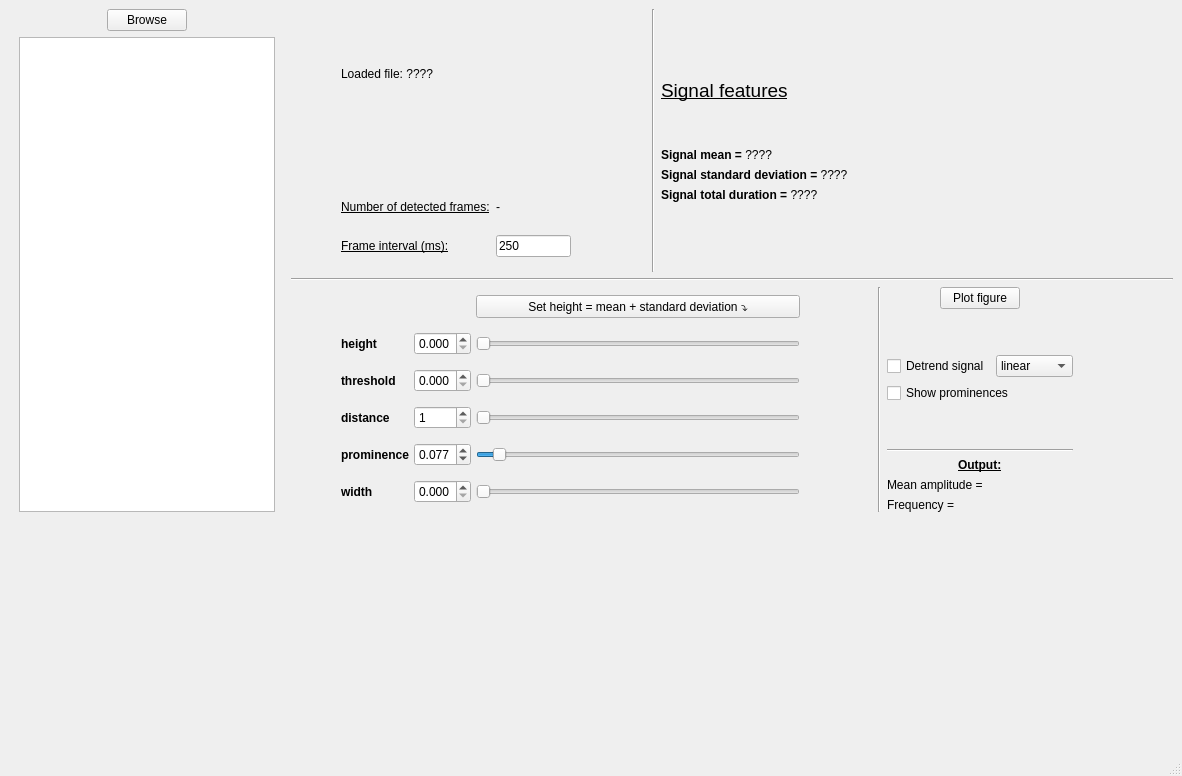
<?xml version="1.0" encoding="UTF-8"?>
<ui version="4.0">
 <class>MainWindow</class>
 <widget class="QMainWindow" name="MainWindow">
  <property name="geometry">
   <rect>
    <x>0</x>
    <y>0</y>
    <width>1182</width>
    <height>776</height>
   </rect>
  </property>
  <property name="windowTitle">
   <string>S-CaSa: A Standardized method for Calcium Signal Analysis </string>
  </property>
  <widget class="QWidget" name="centralwidget">
   <layout class="QVBoxLayout" name="verticalLayout_5">
    <item>
     <layout class="QVBoxLayout" name="verticalLayout_4">
      <item>
       <layout class="QHBoxLayout" name="horizontalLayout_4" stretch="0,1">
        <item>
         <layout class="QVBoxLayout" name="verticalLayout">
          <property name="leftMargin">
           <number>10</number>
          </property>
          <property name="rightMargin">
           <number>10</number>
          </property>
          <item alignment="Qt::AlignmentFlag::AlignHCenter|Qt::AlignmentFlag::AlignVCenter">
           <widget class="QPushButton" name="browseButton">
            <property name="sizePolicy">
             <sizepolicy hsizetype="Fixed" vsizetype="Fixed">
              <horstretch>0</horstretch>
              <verstretch>0</verstretch>
             </sizepolicy>
            </property>
            <property name="text">
             <string>Browse</string>
            </property>
           </widget>
          </item>
          <item>
           <widget class="QTableView" name="tableView">
            <property name="sizePolicy">
             <sizepolicy hsizetype="Expanding" vsizetype="Expanding">
              <horstretch>0</horstretch>
              <verstretch>0</verstretch>
             </sizepolicy>
            </property>
            <property name="minimumSize">
             <size>
              <width>180</width>
              <height>0</height>
             </size>
            </property>
           </widget>
          </item>
         </layout>
        </item>
        <item>
         <layout class="QVBoxLayout" name="verticalLayout_3">
          <item>
           <layout class="QHBoxLayout" name="horizontalLayout" stretch="1,0,0,1">
            <property name="leftMargin">
             <number>50</number>
            </property>
            <item>
             <layout class="QVBoxLayout" name="verticalLayout_7">
              <item>
               <layout class="QHBoxLayout" name="horizontalLayout_5" stretch="0">
                <item>
                 <widget class="QLabel" name="fileNameLabel">
                  <property name="font">
                   <font>
                    <bold>false</bold>
                   </font>
                  </property>
                  <property name="text">
                   <string>&lt;html&gt;&lt;head/&gt;&lt;body&gt;&lt;p&gt;&lt;span style=&quot; font-weight:700;&quot;&gt;Loaded file: &lt;/span&gt;????&lt;/p&gt;&lt;/body&gt;&lt;/html&gt;</string>
                  </property>
                 </widget>
                </item>
               </layout>
              </item>
              <item>
               <layout class="QGridLayout" name="gridLayout_2" rowstretch="0,0">
                <property name="topMargin">
                 <number>40</number>
                </property>
                <property name="bottomMargin">
                 <number>15</number>
                </property>
                <property name="verticalSpacing">
                 <number>-1</number>
                </property>
                <item row="0" column="1">
                 <widget class="QLabel" name="frameCountValue">
                  <property name="text">
                   <string>-</string>
                  </property>
                 </widget>
                </item>
                <item row="1" column="0">
                 <widget class="QLabel" name="frameIntervalLabel">
                  <property name="font">
                   <font>
                    <underline>true</underline>
                   </font>
                  </property>
                  <property name="text">
                   <string>Frame interval (ms):</string>
                  </property>
                 </widget>
                </item>
                <item row="0" column="0">
                 <widget class="QLabel" name="frameCountLabel">
                  <property name="font">
                   <font>
                    <underline>true</underline>
                   </font>
                  </property>
                  <property name="text">
                   <string>Number of detected frames:</string>
                  </property>
                 </widget>
                </item>
                <item row="1" column="1">
                 <widget class="QLineEdit" name="frameIntervalLineEdit">
                  <property name="sizePolicy">
                   <sizepolicy hsizetype="Fixed" vsizetype="Fixed">
                    <horstretch>0</horstretch>
                    <verstretch>0</verstretch>
                   </sizepolicy>
                  </property>
                  <property name="maximumSize">
                   <size>
                    <width>75</width>
                    <height>16777215</height>
                   </size>
                  </property>
                  <property name="focusPolicy">
                   <enum>Qt::FocusPolicy::ClickFocus</enum>
                  </property>
                  <property name="text">
                   <string>250</string>
                  </property>
                 </widget>
                </item>
                <item row="0" column="2">
                 <spacer name="horizontalSpacer_2">
                  <property name="orientation">
                   <enum>Qt::Orientation::Horizontal</enum>
                  </property>
                  <property name="sizeHint" stdset="0">
                   <size>
                    <width>40</width>
                    <height>20</height>
                   </size>
                  </property>
                 </spacer>
                </item>
               </layout>
              </item>
             </layout>
            </item>
            <item>
             <widget class="Line" name="line">
              <property name="orientation">
               <enum>Qt::Orientation::Vertical</enum>
              </property>
             </widget>
            </item>
            <item>
             <layout class="QVBoxLayout" name="verticalLayout_6">
              <property name="topMargin">
               <number>70</number>
              </property>
              <property name="rightMargin">
               <number>20</number>
              </property>
              <property name="bottomMargin">
               <number>70</number>
              </property>
              <item>
               <widget class="QLabel" name="label">
                <property name="font">
                 <font>
                  <pointsize>14</pointsize>
                  <underline>true</underline>
                 </font>
                </property>
                <property name="text">
                 <string>Signal features</string>
                </property>
               </widget>
              </item>
              <item>
               <spacer name="verticalSpacer_3">
                <property name="orientation">
                 <enum>Qt::Orientation::Vertical</enum>
                </property>
                <property name="sizeHint" stdset="0">
                 <size>
                  <width>20</width>
                  <height>40</height>
                 </size>
                </property>
               </spacer>
              </item>
              <item>
               <widget class="QLabel" name="meanSignalLabel">
                <property name="font">
                 <font>
                  <bold>false</bold>
                 </font>
                </property>
                <property name="text">
                 <string>&lt;html&gt;&lt;head/&gt;&lt;body&gt;&lt;p&gt;&lt;span style=&quot; font-weight:700;&quot;&gt;Signal mean =&lt;/span&gt; ????&lt;/p&gt;&lt;/body&gt;&lt;/html&gt;</string>
                </property>
               </widget>
              </item>
              <item>
               <widget class="QLabel" name="stdSignalLabel">
                <property name="font">
                 <font>
                  <bold>false</bold>
                 </font>
                </property>
                <property name="text">
                 <string>&lt;html&gt;&lt;head/&gt;&lt;body&gt;&lt;p&gt;&lt;span style=&quot; font-weight:700;&quot;&gt;Signal standard deviation =&lt;/span&gt; ????&lt;/p&gt;&lt;/body&gt;&lt;/html&gt;</string>
                </property>
               </widget>
              </item>
              <item>
               <widget class="QLabel" name="durationSignalLabel">
                <property name="font">
                 <font>
                  <bold>false</bold>
                 </font>
                </property>
                <property name="text">
                 <string>&lt;html&gt;&lt;head/&gt;&lt;body&gt;&lt;p&gt;&lt;span style=&quot; font-weight:700;&quot;&gt;Signal total duration =&lt;/span&gt; ????&lt;/p&gt;&lt;/body&gt;&lt;/html&gt;</string>
                </property>
               </widget>
              </item>
             </layout>
            </item>
            <item>
             <spacer name="horizontalSpacer_3">
              <property name="orientation">
               <enum>Qt::Orientation::Horizontal</enum>
              </property>
              <property name="sizeHint" stdset="0">
               <size>
                <width>40</width>
                <height>20</height>
               </size>
              </property>
             </spacer>
            </item>
           </layout>
          </item>
          <item>
           <widget class="Line" name="line_4">
            <property name="orientation">
             <enum>Qt::Orientation::Horizontal</enum>
            </property>
           </widget>
          </item>
          <item>
           <layout class="QHBoxLayout" name="horizontalLayout_3" stretch="1,0,0">
            <property name="leftMargin">
             <number>50</number>
            </property>
            <property name="rightMargin">
             <number>100</number>
            </property>
            <item>
             <layout class="QGridLayout" name="gridLayout" columnstretch="0,0,0,0,0">
              <property name="horizontalSpacing">
               <number>5</number>
              </property>
              <item row="4" column="1">
               <widget class="QDoubleSpinBox" name="prominenceDoubleSpinBox">
                <property name="keyboardTracking">
                 <bool>false</bool>
                </property>
                <property name="decimals">
                 <number>3</number>
                </property>
                <property name="maximum">
                 <double>1.500000000000000</double>
                </property>
                <property name="singleStep">
                 <double>0.001000000000000</double>
                </property>
                <property name="value">
                 <double>0.077000000000000</double>
                </property>
               </widget>
              </item>
              <item row="5" column="1">
               <widget class="QDoubleSpinBox" name="widthDoubleSpinBox">
                <property name="keyboardTracking">
                 <bool>false</bool>
                </property>
                <property name="decimals">
                 <number>3</number>
                </property>
                <property name="maximum">
                 <double>4.000000000000000</double>
                </property>
                <property name="singleStep">
                 <double>0.001000000000000</double>
                </property>
               </widget>
              </item>
              <item row="3" column="2">
               <widget class="QSlider" name="distanceSlider">
                <property name="minimum">
                 <number>1</number>
                </property>
                <property name="maximum">
                 <number>600</number>
                </property>
                <property name="value">
                 <number>1</number>
                </property>
                <property name="orientation">
                 <enum>Qt::Orientation::Horizontal</enum>
                </property>
               </widget>
              </item>
              <item row="1" column="3">
               <widget class="QLabel" name="heightValue">
                <property name="text">
                 <string/>
                </property>
               </widget>
              </item>
              <item row="1" column="1">
               <widget class="QDoubleSpinBox" name="heightDoubleSpinBox">
                <property name="keyboardTracking">
                 <bool>false</bool>
                </property>
                <property name="decimals">
                 <number>3</number>
                </property>
                <property name="minimum">
                 <double>0.000000000000000</double>
                </property>
                <property name="maximum">
                 <double>1.500000000000000</double>
                </property>
                <property name="singleStep">
                 <double>0.001000000000000</double>
                </property>
                <property name="value">
                 <double>0.000000000000000</double>
                </property>
               </widget>
              </item>
              <item row="2" column="2">
               <widget class="QSlider" name="thresholdSlider">
                <property name="maximum">
                 <number>1500</number>
                </property>
                <property name="orientation">
                 <enum>Qt::Orientation::Horizontal</enum>
                </property>
               </widget>
              </item>
              <item row="5" column="3">
               <widget class="QLabel" name="widthValue">
                <property name="text">
                 <string/>
                </property>
               </widget>
              </item>
              <item row="3" column="0" alignment="Qt::AlignmentFlag::AlignLeft">
               <widget class="QLabel" name="distanceLabel">
                <property name="font">
                 <font>
                  <bold>true</bold>
                 </font>
                </property>
                <property name="styleSheet">
                 <string notr="true">color: &quot;#d62728&quot;;</string>
                </property>
                <property name="text">
                 <string>distance</string>
                </property>
               </widget>
              </item>
              <item row="3" column="4">
               <spacer name="horizontalSpacer">
                <property name="orientation">
                 <enum>Qt::Orientation::Horizontal</enum>
                </property>
                <property name="sizeType">
                 <enum>QSizePolicy::Policy::Fixed</enum>
                </property>
                <property name="sizeHint" stdset="0">
                 <size>
                  <width>60</width>
                  <height>20</height>
                 </size>
                </property>
               </spacer>
              </item>
              <item row="2" column="3">
               <widget class="QLabel" name="thresholdValue">
                <property name="text">
                 <string/>
                </property>
               </widget>
              </item>
              <item row="1" column="2">
               <widget class="QSlider" name="heightSlider">
                <property name="styleSheet">
                 <string notr="true"/>
                </property>
                <property name="maximum">
                 <number>1500</number>
                </property>
                <property name="singleStep">
                 <number>1</number>
                </property>
                <property name="orientation">
                 <enum>Qt::Orientation::Horizontal</enum>
                </property>
               </widget>
              </item>
              <item row="1" column="0" alignment="Qt::AlignmentFlag::AlignLeft">
               <widget class="QLabel" name="heightLabel">
                <property name="font">
                 <font>
                  <bold>true</bold>
                 </font>
                </property>
                <property name="styleSheet">
                 <string notr="true">color: &quot;#1f77b4&quot;;</string>
                </property>
                <property name="text">
                 <string>height</string>
                </property>
               </widget>
              </item>
              <item row="3" column="1">
               <widget class="QSpinBox" name="distanceSpinBox">
                <property name="keyboardTracking">
                 <bool>false</bool>
                </property>
                <property name="minimum">
                 <number>1</number>
                </property>
                <property name="maximum">
                 <number>600</number>
                </property>
                <property name="value">
                 <number>1</number>
                </property>
               </widget>
              </item>
              <item row="2" column="0" alignment="Qt::AlignmentFlag::AlignLeft">
               <widget class="QLabel" name="thresholdLabel">
                <property name="font">
                 <font>
                  <bold>true</bold>
                 </font>
                </property>
                <property name="styleSheet">
                 <string notr="true">color: &quot;#2ca02c&quot;;</string>
                </property>
                <property name="text">
                 <string>threshold</string>
                </property>
               </widget>
              </item>
              <item row="4" column="3">
               <widget class="QLabel" name="prominenceValue">
                <property name="text">
                 <string/>
                </property>
               </widget>
              </item>
              <item row="3" column="3">
               <widget class="QLabel" name="distanceValue">
                <property name="text">
                 <string/>
                </property>
               </widget>
              </item>
              <item row="0" column="2">
               <widget class="QPushButton" name="setHeightPushButton">
                <property name="font">
                 <font>
                  <bold>false</bold>
                 </font>
                </property>
                <property name="text">
                 <string>Set height = mean + standard deviation ⤵︎</string>
                </property>
               </widget>
              </item>
              <item row="4" column="0" alignment="Qt::AlignmentFlag::AlignLeft">
               <widget class="QLabel" name="prominenceLabel">
                <property name="font">
                 <font>
                  <bold>true</bold>
                 </font>
                </property>
                <property name="styleSheet">
                 <string notr="true">color: &quot;#ff7f0e&quot;</string>
                </property>
                <property name="text">
                 <string>prominence</string>
                </property>
               </widget>
              </item>
              <item row="4" column="2">
               <widget class="QSlider" name="prominenceSlider">
                <property name="maximum">
                 <number>1500</number>
                </property>
                <property name="value">
                 <number>77</number>
                </property>
                <property name="orientation">
                 <enum>Qt::Orientation::Horizontal</enum>
                </property>
               </widget>
              </item>
              <item row="2" column="1">
               <widget class="QDoubleSpinBox" name="thresholdDoubleSpinBox">
                <property name="keyboardTracking">
                 <bool>false</bool>
                </property>
                <property name="decimals">
                 <number>3</number>
                </property>
                <property name="maximum">
                 <double>1.500000000000000</double>
                </property>
                <property name="singleStep">
                 <double>0.001000000000000</double>
                </property>
               </widget>
              </item>
              <item row="5" column="2">
               <widget class="QSlider" name="widthSlider">
                <property name="maximum">
                 <number>4000</number>
                </property>
                <property name="orientation">
                 <enum>Qt::Orientation::Horizontal</enum>
                </property>
               </widget>
              </item>
              <item row="5" column="0" alignment="Qt::AlignmentFlag::AlignLeft">
               <widget class="QLabel" name="widthLabel">
                <property name="font">
                 <font>
                  <bold>true</bold>
                 </font>
                </property>
                <property name="styleSheet">
                 <string notr="true">color: &quot;#9467bd&quot;</string>
                </property>
                <property name="text">
                 <string>width</string>
                </property>
               </widget>
              </item>
             </layout>
            </item>
            <item>
             <widget class="Line" name="line_2">
              <property name="orientation">
               <enum>Qt::Orientation::Vertical</enum>
              </property>
             </widget>
            </item>
            <item>
             <layout class="QVBoxLayout" name="verticalLayout_2">
              <property name="spacing">
               <number>6</number>
              </property>
              <item alignment="Qt::AlignmentFlag::AlignHCenter|Qt::AlignmentFlag::AlignVCenter">
               <widget class="QPushButton" name="plotButton">
                <property name="sizePolicy">
                 <sizepolicy hsizetype="Fixed" vsizetype="Fixed">
                  <horstretch>0</horstretch>
                  <verstretch>0</verstretch>
                 </sizepolicy>
                </property>
                <property name="text">
                 <string>Plot figure</string>
                </property>
               </widget>
              </item>
              <item>
               <spacer name="verticalSpacer">
                <property name="orientation">
                 <enum>Qt::Orientation::Vertical</enum>
                </property>
                <property name="sizeHint" stdset="0">
                 <size>
                  <width>20</width>
                  <height>40</height>
                 </size>
                </property>
               </spacer>
              </item>
              <item>
               <layout class="QHBoxLayout" name="horizontalLayout_2">
                <item>
                 <widget class="QCheckBox" name="detrendCheckBox">
                  <property name="text">
                   <string>Detrend signal</string>
                  </property>
                 </widget>
                </item>
                <item>
                 <widget class="QComboBox" name="detrendComboBox">
                  <item>
                   <property name="text">
                    <string>linear</string>
                   </property>
                  </item>
                  <item>
                   <property name="text">
                    <string>constant</string>
                   </property>
                  </item>
                 </widget>
                </item>
               </layout>
              </item>
              <item>
               <widget class="QCheckBox" name="prominenceCheckBox">
                <property name="text">
                 <string>Show prominences</string>
                </property>
               </widget>
              </item>
              <item>
               <spacer name="verticalSpacer_2">
                <property name="orientation">
                 <enum>Qt::Orientation::Vertical</enum>
                </property>
                <property name="sizeHint" stdset="0">
                 <size>
                  <width>20</width>
                  <height>40</height>
                 </size>
                </property>
               </spacer>
              </item>
              <item>
               <widget class="Line" name="line_3">
                <property name="orientation">
                 <enum>Qt::Orientation::Horizontal</enum>
                </property>
               </widget>
              </item>
              <item alignment="Qt::AlignmentFlag::AlignHCenter|Qt::AlignmentFlag::AlignVCenter">
               <widget class="QLabel" name="resultsLabel">
                <property name="font">
                 <font>
                  <bold>true</bold>
                  <underline>true</underline>
                 </font>
                </property>
                <property name="text">
                 <string>Output:</string>
                </property>
               </widget>
              </item>
              <item alignment="Qt::AlignmentFlag::AlignLeft">
               <widget class="QLabel" name="amplitudeLabel">
                <property name="text">
                 <string>Mean amplitude =</string>
                </property>
               </widget>
              </item>
              <item alignment="Qt::AlignmentFlag::AlignLeft">
               <widget class="QLabel" name="frequenceLabel">
                <property name="text">
                 <string>Frequency = </string>
                </property>
               </widget>
              </item>
             </layout>
            </item>
           </layout>
          </item>
         </layout>
        </item>
       </layout>
      </item>
      <item>
       <widget class="PlotWidget" name="plotprocessedWidget" native="true">
        <property name="sizePolicy">
         <sizepolicy hsizetype="Expanding" vsizetype="Expanding">
          <horstretch>0</horstretch>
          <verstretch>0</verstretch>
         </sizepolicy>
        </property>
        <property name="minimumSize">
         <size>
          <width>0</width>
          <height>222</height>
         </size>
        </property>
       </widget>
      </item>
     </layout>
    </item>
   </layout>
  </widget>
  <widget class="QMenuBar" name="menubar">
   <property name="geometry">
    <rect>
     <x>0</x>
     <y>0</y>
     <width>1182</width>
     <height>24</height>
    </rect>
   </property>
  </widget>
  <widget class="QStatusBar" name="statusbar"/>
 </widget>
 <customwidgets>
  <customwidget>
   <class>PlotWidget</class>
   <extends>QWidget</extends>
   <header>pyqtgraph</header>
   <container>1</container>
  </customwidget>
 </customwidgets>
 <resources/>
 <connections/>
</ui>
